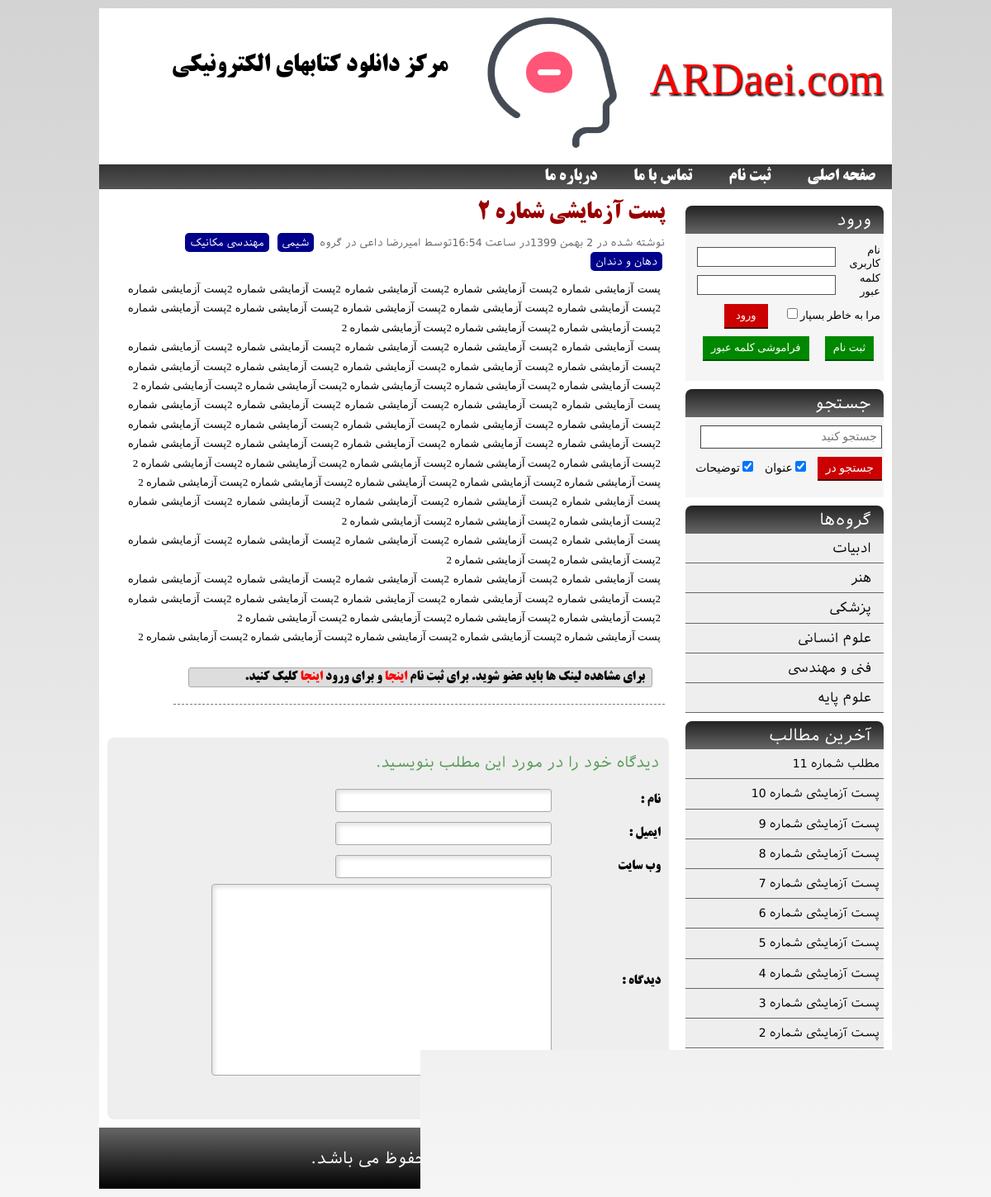
Page /?post=2 on the committed database.
### tables this page shows
CREATE TABLE IF NOT EXISTS `posts` (
  `id` int(11) NOT NULL AUTO_INCREMENT,
  `title` varchar(300) NOT NULL,
  `content` text NOT NULL,
  `post_type` tinyint(4) NOT NULL,
  `user_id` int(11) NOT NULL,
  `published` tinyint(4) NOT NULL,
  `allow_comments` tinyint(4) NOT NULL,
  `link` varchar(300) NOT NULL,
  `creation_time` int(11) NOT NULL,
  `last_modify` int(11) NOT NULL,
  PRIMARY KEY (`id`),
  KEY `user_id_idx` (`user_id`)
);

CREATE TABLE IF NOT EXISTS `categories` (
  `id` int(11) NOT NULL AUTO_INCREMENT,
  `category_name` varchar(100) DEFAULT NULL,
  `parent_id` int(11) DEFAULT NULL,
  PRIMARY KEY (`id`)
);

CREATE TABLE IF NOT EXISTS `users` (
  `id` int(11) NOT NULL AUTO_INCREMENT,
  `user_name` varchar(45) NOT NULL,
  `user_pass` varchar(45) NOT NULL,
  `user_email` varchar(45) NOT NULL,
  `signup_time` int(11) NOT NULL,
  `first_name` varchar(45) NOT NULL,
  `last_name` varchar(45) NOT NULL,
  `activated` tinyint(4) NOT NULL,
  `activation_code` varchar(45) NOT NULL,
  `user_type` tinyint(4) NOT NULL,
  PRIMARY KEY (`id`),
  KEY `user_type_idx` (`user_type`)
);

### includes/classes/Post.class.php (called while the page is built, shortened)
<?php
  require_once "Table.class.php" ;
  class Post extends Table {
      public static function getAllPosts($posts_type = 1 , $published = true , $limit = 0 , $start = 0){
        $conn = self::connect();
        if($published){
            $condition = "AND published = 1" ;
        }
        else
            $condition = "" ;
        if($limit > 0)
            $limiter = "LIMIT $start , $limit" ;
        else
            $limiter = "" ;
        $query = ("SELECT posts.*  , user_name , first_name , last_name FROM posts,users WHERE posts.user_id = users.id AND post_type = $posts_type $condition  ORDER BY creation_time  DESC $limiter ");
        $result = $conn->query($query);
        if($result->num_rows){
            $posts = array() ;
            foreach ($result->fetch_all(MYSQLI_ASSOC) as $row) {
                if($cats =  Post_cats::getAllByPost_id($row["id"])){
                    foreach ($cats as $cat) {
                         $row["categories"][] = $cat->cat_id;
                    }
                }
                $posts[] = new Post($row);
            }
            $ret = $posts ;
        }
        else
            $ret = false ;
        return $ret ;
      }
      public static function getPostById ($id){
        $conn = self::connect();
        $query = ("SELECT posts.* , user_name , first_name , last_name FROM `posts` , `users` WHERE posts.user_id = users.id AND posts.id =  $id ");
        $result = $conn->query($query);
        if($result->num_rows){
            $row = $result->fetch_assoc() ;
            if($cats = Post_cats::getAllByPost_id($row["id"])){
                foreach ($cats as $cat) {
                        $row["categories"][] = $cat->cat_id ;
               }
            }
            $ret = new Post($row);
        }
        else
            $ret = false ;
        return $ret ;
      }
  }

### includes/classes/Post_cats.class.php (called while the page is built, shortened)
<?php
 require_once "Table.class.php" ;
 class Post_cats extends Table {
     public static function getAllByPost_id($post_id){
        $conn = self::connect();
        $query = "SELECT * from posts_cats WHERE post_id = $post_id " ;
        $result = $conn->query($query);
        if($result->num_rows){
            $cats = array();
            foreach ($result->fetch_all(MYSQLI_ASSOC) as $row){
                array_push($cats,new Post_cats($row)) ;
            }
            $ret = $cats ;
        }
        else{
            $ret = false;
        }
        return $ret ;
     }
 }

### includes/classes/Table.class.php (called while the page is built, shortened)
<?php
class Table {
    protected $data = array();
    public function __construct($data){
        foreach ($data as $key => $value){
            if(array_key_exists($key , $this->data)){
                if(is_numeric($value)){
                    $this->data[$key] = (int)$value ;
                }
                else{
                    $this->data[$key] = $value ;
                }
            }
        }
    }
    public function __get($property){
        if(array_key_exists($property,$this->data)){
            return $this->data[$property];
        }
        else
            die("Invalid Property!");
    }
}

### includes/classes/Category.class.php (called while the page is built, shortened)
<?php
require_once "Table.class.php" ;
class Category extends Table {
    public static function getCategoryById($id){
        $conn = self::connect();
        $query = "SELECT * FROM `categories` WHERE `id` = $id ";
        $result = $conn->query($query);
        if($result->num_rows){
            $ret = new Category($result->fetch_assoc());
        }else
            $ret = false ;
            return $ret ;
    }
    public static function getCategoriesByParentId($parentId){
        $conn = self::connect();
        $query = "SELECT * FROM `categories` WHERE `parent_id` = $parentId ORDER BY `id` DESC ";
        $result = $conn->query($query);
        if($result->num_rows){
            $cats = array();
            $rows = $result->fetch_all(MYSQLI_ASSOC);
            foreach ($rows as $row) {
                $cats[] = new Category($row);
            }
            $ret = $cats ;
        }
        else
            $ret = false ;
            return $ret ;
    }
}

### includes/utility.php (called while the page is built, shortened)
<?php
function convertDate($time){
    $weekdays = array("شنبه" , "یکشنبه" , "دوشنبه" , "سه شنبه" , "چهارشنبه" , "پنج شنبه" , "جمعه");
    $months = array("فروردین" , "اردیبهست" , "خرداد" , "تیر" , "مرداد" , "شهریور" ,
        "مهر" , "آبان" , "آذر" , "دی" , "بهمن" , "اسفند" );
    $dayNumber = date("d" , $time);
    $monthNumber = date("m" , $time);
    $year = date("Y",$time);
    $weekDayNumber = date("w" , $time);
    $hour = date("G" , $time);
    $minute = date("i" , $time);
    $second = date("s" , $time);
    switch ($monthNumber)
    {
        case 1:
            ($dayNumber < 20) ? ($monthNumber=10) : ($monthNumber = 11);
            ($dayNumber < 20) ? ($dayNumber+=10) : ($dayNumber -= 19);
            break;
    }
    $newDate['day'] = $dayNumber;
    $newDate['month_num'] = $monthNumber;
    $newDate['month_name'] = $months[$monthNumber - 1];
    if((date("m" , $time) < 3) or ((date("m" , $time) == 3) and (date("d" , $time) < 21)))
        $newDate['year'] = $year - 622;
    else
        $newDate['year'] = $year - 621;
    if($weekDayNumber == 6)
        $newDate['weekday_num'] = 0;
    else
        $newDate['weekday_num'] = $weekDayNumber + 1;
    $newDate['weekday_name'] = $weekdays[$newDate['weekday_num']];
    $newDate['hour'] = $hour;
    $newDate['minute'] = $minute;
    $newDate['second'] = $second;
    return $newDate;
}

### index.php (the view, shortened to what this page needs)
<!DOCTYPE html>
<html>
<head>
    <link href="styles.css" rel="stylesheet" />
</head>
<body>
<div id="wrapper">
<header id="top">
    <ul>
        <li><span><a href="./">ARDaei.com</a></span></li>
        <li><img src="images/logo.png" /></li>
        <li><span>مرکز دانلود کتابهای الکترونیکی</span></li>
    </ul>
</header>
<nav id="menu">
    <ul>
        <li><a href="./">صفحه‌ اصلی</a></li>
        <li><a href="./?action=signup">ثبت نام</a></li>
        <?php
          if($pages = Post::getAllPosts(2)){
              foreach ($pages as $page){ ?>
                  <li><a href="./?page=<?php echo $page->id ; ?>"><?php echo $page->title ; ?></a></li>
          <?php    } }?>
    </ul>
</nav>
<div id="body">
<aside id="sidebar">
    <section id="login">
        <header>
            ورود
        </header>
        <div>
            <form method="post" action="./?action=login">
                <table>
                    <tr>
                        <td>
                            نام کاربری
                        </td>
                        <td>
                            <input type="text" name="user" />
                        </td>
                    </tr>
                    <tr>
                        <td>
                            کلمه عبور
                        </td>
                        <td>
                            <input type="password" name="pass" />
                        </td>
                    </tr>
                    <tr>
                        <td colspan="2">
                            مرا به خاطر بسپار
                            <input type="checkbox" name="remember" value="yes" />
                            <input type="submit" value="ورود" />
                        </td>
                    </tr>
                    <tr>
                        <td colspan="2">
                            <a href="./?action=signup" class="linkbutton">ثبت نام</a>
                            <a href="./?action=forget" class="linkbutton">فراموشی کلمه عبور</a>
                        </td>
                    </tr>
                </table>
            </form>
        </div>
    </section>
    <section id="search">
        <header>
            جستجو
        </header>
        <div>
            <form>
                <input type="search" name="q" placeholder="جستجو کنید" />
                <input type="submit" value="جستجو در" />
                <input type="checkbox" name="title" value="yes" checked="checked" /> عنوان
                <input type="checkbox" name="content" value="yes" checked="checked" /> توضیحات
            </form>
        </div>
    </section>
    <section id="categories">
        <header>
            گروه‌ها
        </header>
        <div>
            <ul>
                <?php
                  if($rootCats = Category::getCategoriesByParentId(0)){
                foreach ($rootCats as $rootCat) { ?>
                <li>
                    <a href="./?cat=<?php echo $rootCat->id ; ?>"> <?php echo  $rootCat->category_name ; ?> </a>
                           <?php
                           if($childCats = Category::getCategoriesByParentId($rootCat->id)){
                           foreach ($childCats as $childCat) { ?>
                               <li><a href="./?cat=<?php echo $childCat->id ; ?>"><?php echo  $childCat->category_name ; ?> </a></li>
                           <?php } }?>
                    </li>
                 <?php } } ?>
            </ul>
        </div>
    </section>
    <section id="lastposts">
        <header>
            آخرین مطالب
        </header>
        <div>
            <ul>
                <?php
                  $lastPosts = Post::getAllPosts(1,true , MAX_LAST_POST ) ;
                foreach ($lastPosts as $post) { ?>
                    <li>
                        <a href="./?post=<?php echo $post->id ;?>"><?php echo $post->title ;?></a>
                    </li>
                <?php   }?>
            </ul>
        </div>
    </section>
</aside>
<section id="content">
    <?php
      if(isset($_GET["post"]) and is_numeric($_GET["post"]))
          include_once "includes/showPost.php";
      else
          include_once "includes/showAll.php" ;
    ?>
</section>
</div>
<footer id="bottom">
    <p>
        © تمامی حقوق برای ARDaei.com محفوظ می باشد.
    </p>
</footer>
</div>
</body>
</html>

### includes/showPost.php (shortened to what this page needs)
<?php
 if(isset($_POST["answerid"])){
     $commentsArray = array(
         "full_name" => $_POST["full_name"] ,
         "email" => $_POST["email"],
         "website" => $_POST["website"] ,
         "comment" =>$_POST["comment"],
         "post_id" => $_GET["post"] ,
         "parent_id" => $_POST["answerid"] ,
     );
     Comment::insertComment($commentsArray);
     showPost();
 }
 else{
     showPost();
 }
 function showPost(){
     $post_id = $_GET["post"];
     $post = Post::getPostById($post_id);
     $content = str_replace("--more--","",$post->content);
     ?>
     <article>
         <header class="postheader">
             <h2><a href="<?php echo "./post" . $post->id ; ?>"> <?php echo $post->title ; ?></a></h2>
             <p>
                 <?php
                 $creation = convertDate($post->creation_time);
                 echo "نوشته شده در " . $creation["day"] . " " . $creation["month_name"] . " " . $creation["year"] ;
                 echo "در ساعت " . $creation["hour"] . ":" . $creation["minute"] . "توسط " . $post->first_name ;
                 echo " " . $post->last_name . " در گروه " ;
                 foreach ($post->categories as $cat_id) {
                     $cat_name = Category::getCategoryById($cat_id)->category_name; ?>
                     <a href="./?cat=<?php echo $cat_id ;  ?>"><?php echo $cat_name ?></a>
                 <?php } ?>
             </p>
         </header>
         <div class="postbody">
            <?php echo $content ; ?>
            <?php
            if(!isset($_SESSION["user_name"]))
                $footer = '<span>برای مشاهده لینک ها باید عضو شوید. برای ثبت نام
<a href="./?action=signup">اینجا</a> و برای ورود <a href="./?action=login">اینجا</a> کلیک کنید. </span>' ;
            else
                $footer  = '<p>دانلود کنید <a href="'.$post->link.'">
                    <img src="./images/download.jpg" alt="">
</a></p>'
            ?>
         </div>
         <div id="download">
             <?php
               echo $footer ;
             ?>
         </div>
         <div class="postseperator"></div>
     </article>
     <?php if($post->allow_comments){  ?>
         <form method="post" id="sendcomment">
             <p id="commenttitle">
                 دیدگاه خود را در مورد این مطلب بنویسید.
             </p>
             <table>
                 <tr>
                     <td width="130">نام :</td>
                     <td>
                         <input type="text" name="full_name" class="inputright" required />
                     </td>
                 </tr>
                 <tr>
                     <td>ایمیل :</td>
                     <td>
                         <input type="email" name="email" class="inputleft" />
                     </td>
                 </tr>
                 <tr>
                     <td>وب سایت</td>
                     <td>
                         <input type="text" name="website" class="inputleft" />
                     </td>
                 </tr>
                 <tr>
                     <td>دیدگاه :</td>
                     <td>
                         <textarea name="comment"></textarea>
                     </td>
                 </tr>
                 <tr>
                     <td colspan="2">
                         <input type="submit" name="mySubmit" value="ارسال" />
                     </td>
                 </tr>
             </table>
         </form>
    <?php }  ?>
<?php } ?>

### rows in the picture
posts: title "تماس با ما"
posts: title "درباره ما"
categories: category_name "ادبیات"
categories: category_name "هنر"
categories: category_name "پزشکی"
categories: category_name "علوم انسانی"
categories: category_name "فنی و مهندسی"
categories: category_name "علوم پایه"
posts: title "مطلب شماره 11"
posts: title "پست آزمایشی شماره 10"
posts: title "پست آزمایشی شماره 9"
posts: title "پست آزمایشی شماره 8"
posts: title "پست آزمایشی شماره 7"
posts: title "پست آزمایشی شماره 6"
posts: title "پست آزمایشی شماره 5"
posts: title "پست آزمایشی شماره 4"
posts: title "پست آزمایشی شماره 3"
posts: title "پست آزمایشی شماره 2", creation_time "بهمن", creation_time "1399", creation_time "16", creation_time "54", content "پست آزمایشی شماره 2پست آزمایشی شماره 2پست آزمایشی شماره 2پست آزمایشی شماره 2پست آزمایشی شماره 2پست آزمایشی شماره 2پست آزمایشی شماره 2پست آزمایشی شماره 2پست آزمایشی شماره 2پست آزمایشی شماره 2پست آزمایشی شماره 2پست آزمایشی شماره 2پست آزمایشی شماره 2 پست آزمایشی شماره 2پست آزمایشی شماره 2پست آزمایشی شماره 2پست آزمایشی شماره 2پست آزمایشی شماره 2پست آزمایشی شماره 2پست آزمایشی شماره 2پست آزمایشی شماره 2پست آزمایشی شماره 2پست آزمایشی شماره 2پست آزمایشی شماره 2پست آزمایشی شماره 2پست آزمایشی شماره 2پست آزمایشی شماره 2پست آزمایشی شماره 2 پست آزمایشی شماره 2پست آزمایشی شماره 2پست آزمایشی شماره 2پست آزمایشی شماره 2پست آزمایشی شماره 2پست آزمایشی شماره 2پست آزمایشی شماره 2پست آزمایشی شماره 2پست آزمایشی…"
users: first_name "امیررضا", last_name "داعی"

### other values in the picture
$cat_name "شیمی"
$cat_name "مهندسی مکانیک"
$cat_name "دهان و دندان"
